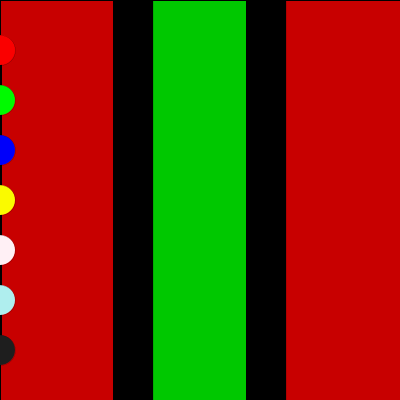
Frame 1 (no input)
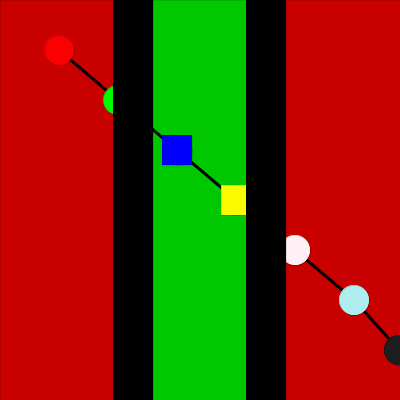
Frame 60 (the mouse pressed at the canvas centre just before this capture)
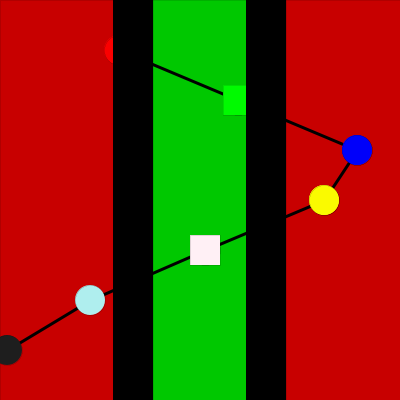
Frame 120 (the mouse held since frame 60 and released just before this capture)

The Processing sketch that drew these frames (run headless with seeded random() and noise(); from frame 60 on, the mouse is pressed at the canvas centre):

// Processing sketch: processing_146715
// ── processing_146715.pde

float []x={0,0,0,0,0,0,0};
float []y={50,100,150,200,250,300,350};
float []speed={1,2,3,4,5,6,7};
color red=color(250,0,0);
color green=color(0,250,0);
color blue=color(0,0,250);
color yellow=color(250,250,0);
color pink=color(255,240,245);
color lightBlue=color(175, 238, 238);
color grey=color(30);
color []col={red,green,blue,yellow,pink,lightBlue,grey};

void setup(){  
  size(400,400);
  rectMode(CENTER);
}

void draw(){
  backgroundColor();
  drawFigure();
  moveFigure();
  fill(0);
  rect(width/3,height/2,40,height);
  rect(width*2/3,height/2,40,height);
}

void backgroundColor(){
  fill(200,0,0);
  rect(width/2,height/2,400,400);
  fill(0,200,0);
  rect(width/2,height/2,100,height);
}

void drawFigure(){
  for(int i=0; i<x.length; i++){
    if (i!=x.length-1){
    strokeWeight(3);
    line(x[i],y[i],x[i+1],y[i+1]);}
    strokeWeight(0);
    fill(col[i]);
    ellipse(x[i],y[i],30,30);
    if(x[i]>width/3 && x[i]<width/3*2)
    rect(x[i],y[i],30,30);
    else if(x[i]>width/3*2)
    ellipse(x[i],y[i],30,30);
    

  }
}


void moveFigure(){
  for(int i=0; i<x.length; i++){
 //you want to odo it to all the for loops  
  if(x[i]<width && x[i] >= 0 ){
    x[i]=x[i]+speed[i];
  }
  else if(x[i] >= width){
    speed[i]=-speed[i];
    x[i]=x[i]+speed[i];
  }
  else if( x[i] < 0){
    speed[i]=-speed[i];
    x[i]=x[i]+speed[i];
  }

  
 }  
}
